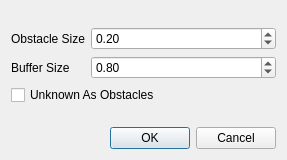
<?xml version="1.0" encoding="UTF-8"?>
<ui version="4.0">
 <class>ObstacleSettings</class>
 <widget class="QDialog" name="ObstacleSettings">
  <property name="geometry">
   <rect>
    <x>0</x>
    <y>0</y>
    <width>287</width>
    <height>160</height>
   </rect>
  </property>
  <property name="windowTitle">
   <string>Obstacle Settings</string>
  </property>
  <layout class="QGridLayout" name="gridLayout">
   <item row="3" column="0" colspan="3">
    <widget class="QCheckBox" name="unknown_as_obs">
     <property name="text">
      <string>Unknown As Obstacles</string>
     </property>
    </widget>
   </item>
   <item row="1" column="1" colspan="2">
    <widget class="QDoubleSpinBox" name="obstacle_spinbox">
     <property name="minimum">
      <double>0.010000000000000</double>
     </property>
     <property name="maximum">
      <double>2.000000000000000</double>
     </property>
     <property name="singleStep">
      <double>0.050000000000000</double>
     </property>
     <property name="value">
      <double>0.200000000000000</double>
     </property>
    </widget>
   </item>
   <item row="4" column="0">
    <spacer name="verticalSpacer">
     <property name="orientation">
      <enum>Qt::Vertical</enum>
     </property>
     <property name="sizeHint" stdset="0">
      <size>
       <width>20</width>
       <height>40</height>
      </size>
     </property>
    </spacer>
   </item>
   <item row="5" column="2">
    <widget class="QDialogButtonBox" name="buttonBox">
     <property name="orientation">
      <enum>Qt::Horizontal</enum>
     </property>
     <property name="standardButtons">
      <set>QDialogButtonBox::Cancel|QDialogButtonBox::Ok</set>
     </property>
    </widget>
   </item>
   <item row="2" column="0">
    <widget class="QLabel" name="buff_size_label">
     <property name="text">
      <string>Buffer Size</string>
     </property>
    </widget>
   </item>
   <item row="1" column="0">
    <widget class="QLabel" name="obs_size_labe">
     <property name="text">
      <string>Obstacle Size</string>
     </property>
    </widget>
   </item>
   <item row="2" column="1" colspan="2">
    <widget class="QDoubleSpinBox" name="buffer_spinbox">
     <property name="minimum">
      <double>0.100000000000000</double>
     </property>
     <property name="maximum">
      <double>2.000000000000000</double>
     </property>
     <property name="singleStep">
      <double>0.050000000000000</double>
     </property>
     <property name="value">
      <double>0.800000000000000</double>
     </property>
    </widget>
   </item>
   <item row="0" column="0">
    <spacer name="verticalSpacer_2">
     <property name="orientation">
      <enum>Qt::Vertical</enum>
     </property>
     <property name="sizeHint" stdset="0">
      <size>
       <width>20</width>
       <height>40</height>
      </size>
     </property>
    </spacer>
   </item>
  </layout>
 </widget>
 <tabstops>
  <tabstop>obstacle_spinbox</tabstop>
  <tabstop>buffer_spinbox</tabstop>
  <tabstop>unknown_as_obs</tabstop>
 </tabstops>
 <resources/>
 <connections>
  <connection>
   <sender>buttonBox</sender>
   <signal>accepted()</signal>
   <receiver>ObstacleSettings</receiver>
   <slot>accept()</slot>
   <hints>
    <hint type="sourcelabel">
     <x>248</x>
     <y>254</y>
    </hint>
    <hint type="destinationlabel">
     <x>157</x>
     <y>274</y>
    </hint>
   </hints>
  </connection>
  <connection>
   <sender>buttonBox</sender>
   <signal>rejected()</signal>
   <receiver>ObstacleSettings</receiver>
   <slot>reject()</slot>
   <hints>
    <hint type="sourcelabel">
     <x>316</x>
     <y>260</y>
    </hint>
    <hint type="destinationlabel">
     <x>286</x>
     <y>274</y>
    </hint>
   </hints>
  </connection>
 </connections>
</ui>
